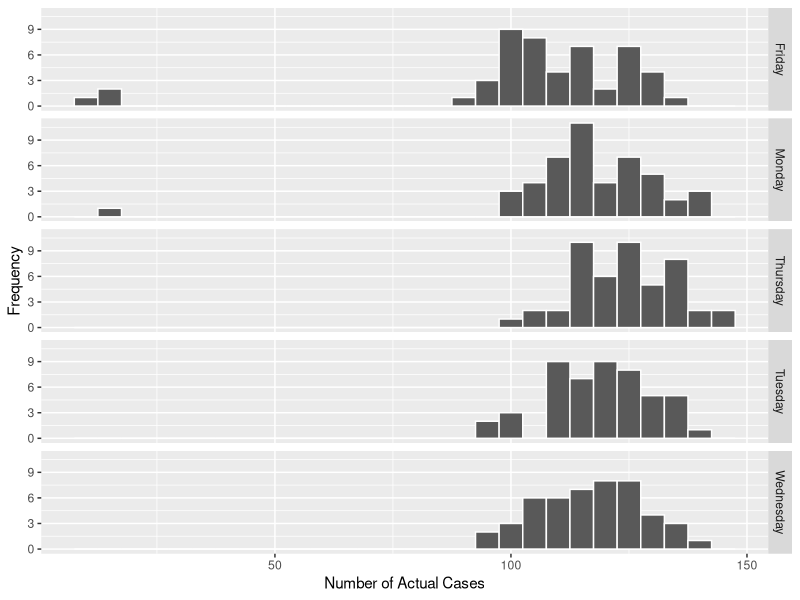
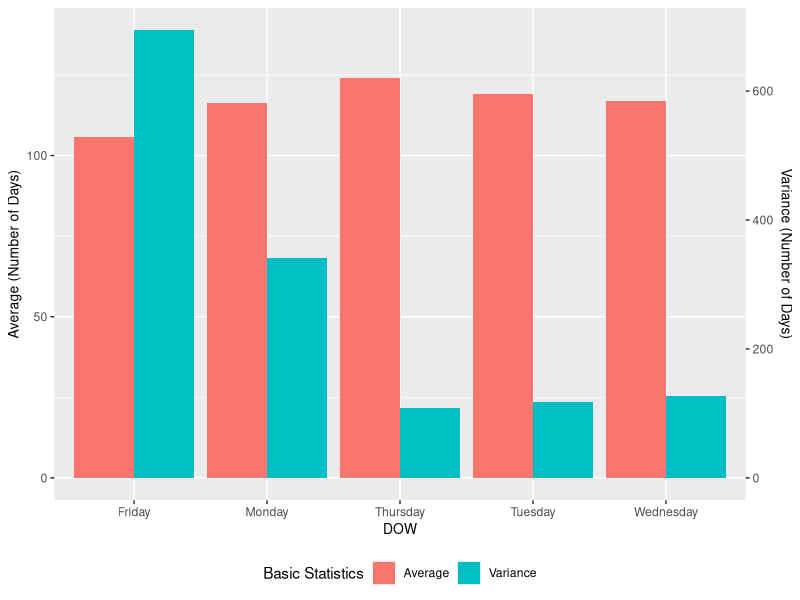
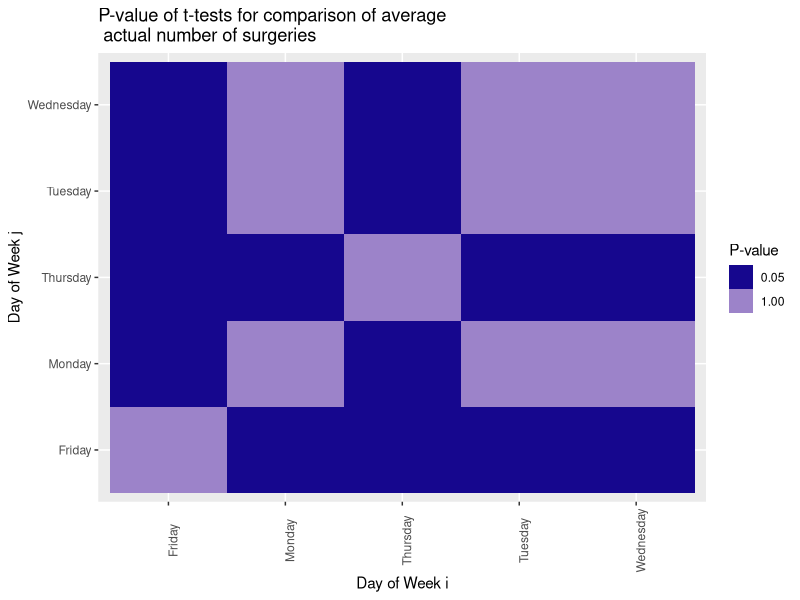
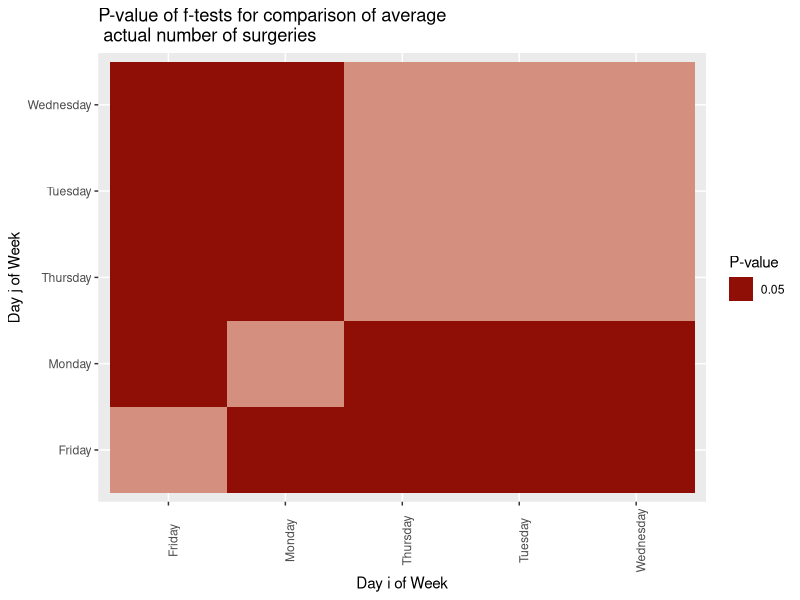
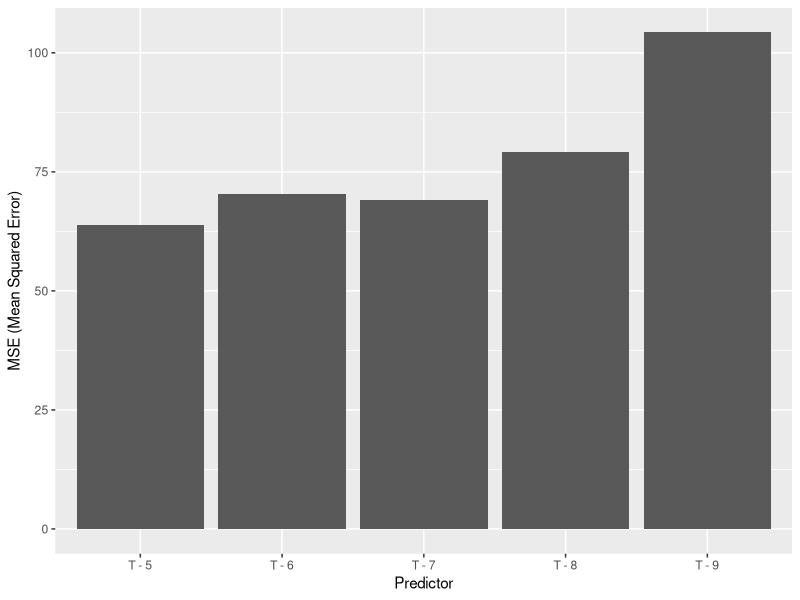
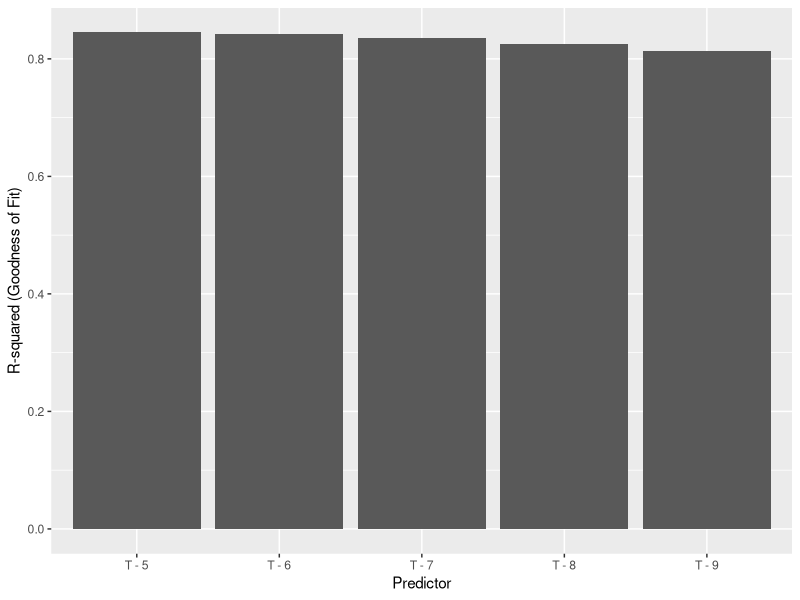
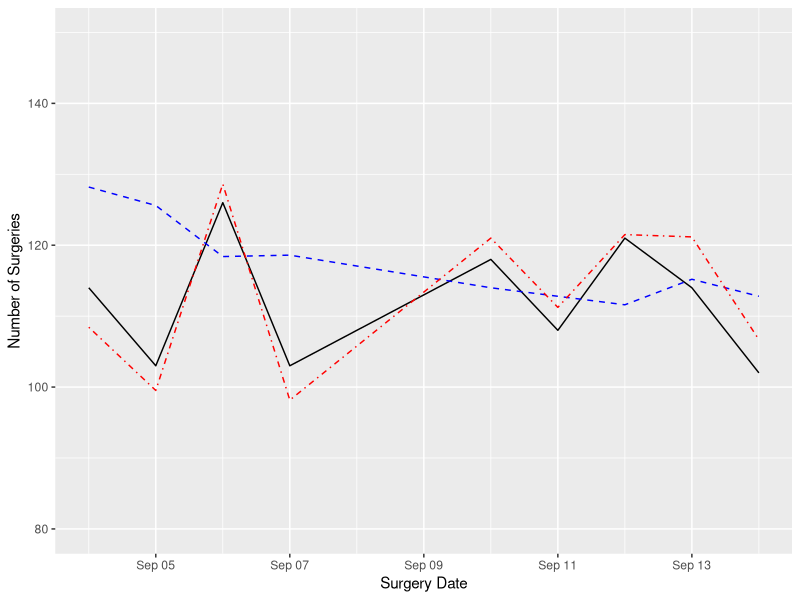

Write the R code that produced these figures, in order.
## ---- chunk 1
knitr::opts_chunk$set(echo = TRUE)
remove(list=ls())
library("tidyr")
library("dplyr")
library("readr")
library("magrittr")
library("ggplot2")
## ---- chunk 2
train_set_maker <- function(dataframe, train_ratio) {
  n_total <-   nrow(dataframe)
  n_train <- floor(train_ratio*nrow(dataframe))
  n_test <- n_total - n_train
  df_train <- dataframe[1:n_train,]
  df_test <- dataframe[n_train+1:n_total,] %>% na.omit()
  return(list(df_train, df_test, n_train, n_test))
}
## ---- chunk 3
df_main <- read_csv("VUMC_Data.csv", show_col_types=FALSE )
df_main %<>%
  mutate(SurgDate=as.Date(SurgDate, format="%m/%d/%Y"),
         DOW=weekdays.Date(SurgDate))
## ---- chunk 4
df_main %>%
  ggplot() +
  geom_histogram(aes(x=Actual), binwidth=5, color="white") +
  facet_grid(rows=vars(DOW)) +
  labs(x="Number of Actual Cases", y="Frequency")
## ---- chunk 5
df_dow_actual <- df_main %>%
  group_by(DOW) %>%
  summarize(dow_actual_avg=mean(Actual),
            dow_actual_var=var(Actual))

coeff <- 5

df_dow_actual %>%
  mutate(dow_actual_var=dow_actual_var/coeff) %>%
  pivot_longer(cols=c(dow_actual_avg, dow_actual_var),
               names_to="stat", values_to="stat_val") %>%
  arrange(-desc(DOW)) %>%
  ggplot() +
  geom_col(aes(x=DOW, y=stat_val, fill=stat), position="dodge") +
  scale_y_continuous(name="Average (Number of Days)",
                      sec.axis = 
                       sec_axis(~.*coeff, name="Variance (Number of Days)")) +
  scale_fill_discrete(labels=c("Average", "Variance"))+
  guides(fill=guide_legend(title="Basic Statistics", position="bottom")) +
  theme(axis.title = element_text(size=10))
## ---- chunk 6
df_temp <- df_main %>%
  select(DOW, Actual) %>%
  group_by(DOW)

dows <- unique(df_main$DOW)

df_stat <- data.frame(dow_i=NA, dow_j=NA, ttest_pvalue=NA, ftest_pvalue=NA)

for (dow1 in dows) {
  for (dow2 in dows) {
    new_row <- c(dow_i=dow1, dow_j=dow2,
                 ttest_pvalue=t.test(df_temp$Actual[df_temp$DOW==dow1],
                              df_temp$Actual[df_temp$DOW==dow2],
                              paired=FALSE)["p.value"][[1]],
                 ftest_pvalue=var.test(df_temp$Actual[df_temp$DOW==dow1],
                              df_temp$Actual[df_temp$DOW==dow2],
                              paired=FALSE)["p.value"][[1]])
    df_stat <- rbind(df_stat, new_row)
  }
}
df_stat %<>% na.omit() %>%
  mutate(ttest_pvalue=as.numeric(ttest_pvalue),
         ftest_pvalue=as.numeric(ftest_pvalue))
## ---- chunk 7
ggplot(df_stat, aes(x=dow_i, y=dow_j, fill=ttest_pvalue)) +
  geom_tile()+
  labs(x="Day of Week i", y="Day of Week j",
       title="P-value of t-tests for comparison of average\n actual number of surgeries")+
  scale_fill_steps(breaks=c(0,0.05,1), low="blue4", high="white") +
  guides(fill=guide_legend(title="P-value")) +
  theme(axis.text.x=element_text(angle=90))
  

## ---- chunk 8
ggplot(df_stat, aes(x=dow_i, y=dow_j, fill=ftest_pvalue)) +
  geom_tile()+
  labs(x="Day i of Week", y="Day j of Week",
       title="P-value of f-tests for comparison of average\n actual number of surgeries")+
  scale_fill_steps(breaks=c(0,0.05,1), low="red4", high="white") +
  guides(fill=guide_legend(title="P-value")) +
  theme(axis.text.x=element_text(angle=90))
## ---- chunk 9

predictors <- paste(c("T - "), 5:9, sep="")
df_model1 <- data.frame(Predictor=NA, b0=NA, b1=NA,
                        MSE_train=NA, MSE_test=NA, R2=NA)

# selecing 80% as trianing data and 20% as test data
out <- train_set_maker(df_main, 0.8)
df_train <- out[[1]]
df_test <- out[[2]]
n_train <- out[[3]]
n_test <- out[[4]]

for (predictor in predictors) {
  model <- lm(df_train$Actual ~ df_train[predictor][[1]], data=df_train)
  b0 <- model$coefficients[[1]] %>% round(3)
  b1 <- model$coefficients[[2]] %>% round(3)
  MSE_train <-
    (sum((df_train$Actual - (b0 + b1*df_train[predictor]))^2)/(n_train-2)) %>%
    round(3)
  MSE_test <-
    (sum((df_test$Actual - (b0 + b1*df_test[predictor]))^2)/(n_test-2)) %>%
    round(3)
  R2 <- summary(model)["r.squared"][[1]] %>% round(3)
  df_model1 %<>% rbind(c(predictor, b0, b1, MSE_train, MSE_test, R2))
}
df_model1 %<>% na.omit()

df_model1 %>%
  ggplot(aes(x=Predictor, y=as.numeric(MSE_test))) +
  geom_col() +
  labs(y="MSE (Mean Squared Error)")

df_model1 %>%
  ggplot(aes(x=Predictor, y=as.numeric(R2))) +
  geom_col() +
  labs(y="R-squared (Goodness of Fit)")
  
## ---- chunk 10
df_inc <- df_main
colnames <- names(df_main[3:18])

# Adding increment values to the original data frame
df_inc[gsub("T -", "I -", colnames)] <- (df_main[3:18] - df_main[4:19])


# Adding DOW  dummy variables to df_inc
for (dow in dows) {
  df_inc[dow] <- as.numeric(df_inc$DOW==dow)
}

out <- train_set_maker(df_inc, 0.8)
df_inc_train <- out[[1]]
df_inc_test <- out[[2]]

# Model 1

model1 <- lm(Actual ~ `T - 7` + `I - 7`, data=df_inc_train)

predicted1 <- predict(model1, df_inc_test)
MSE_test1 <- (sum((df_inc_test$Actual - predicted1)^2)/
               (n_test-2)) %>% round(3)
R21 <- summary(model1)["r.squared"][[1]] %>% round(3)

# Model 2
model2 <- lm(Actual ~ `T - 7` + `I - 7` + Tuesday + Wednesday + Thursday +
            Friday, data=df_inc_train)

predicted2 <- predict(model2, df_inc_test)
MSE_test2 <- (sum((df_inc_test$Actual - predicted2)^2)/
               (n_test-2)) %>% round(3)
R22 <- summary(model2)["r.squared"][[1]] %>% round(3)
## ---- chunk 11
n_MA <- 5

df_test <- df_inc %>%
  filter(SurgDate>=as.Date("2012-09-04") & SurgDate<=as.Date("2012-09-14")) %>%
  arrange(-desc(SurgDate))
df_train <- df_inc %>%
  filter(!(SurgDate>=as.Date("2012-09-04") & SurgDate<=as.Date("2012-09-14"))) %>%
  arrange(-desc(SurgDate))
for (row in (n_MA:nrow(df_inc))) {
  df_inc[row+1, "MA"] <- mean(mean(df_inc$Actual[(row-n_MA+1):row]))
}
df_inc %<>% na.omit()
df_test$MA <- df_inc$MA[df_inc$SurgDate>=as.Date("2012-09-04") &
                         df_inc$SurgDate<=as.Date("2012-09-14")]

df_test$Model2 <- predict(model2, df_test)

df_test %>%
  ggplot(aes(x=SurgDate)) +
  geom_line(aes(y=Actual)) +
  geom_line(aes(y=MA), color="blue", linetype="dashed") +
  geom_line(aes(y=Model2), color="red", linetype="dotdash") +
  scale_y_continuous(limits=c(80,150)) +
  labs(x="Surgery Date", y="Number of Surgeries")

